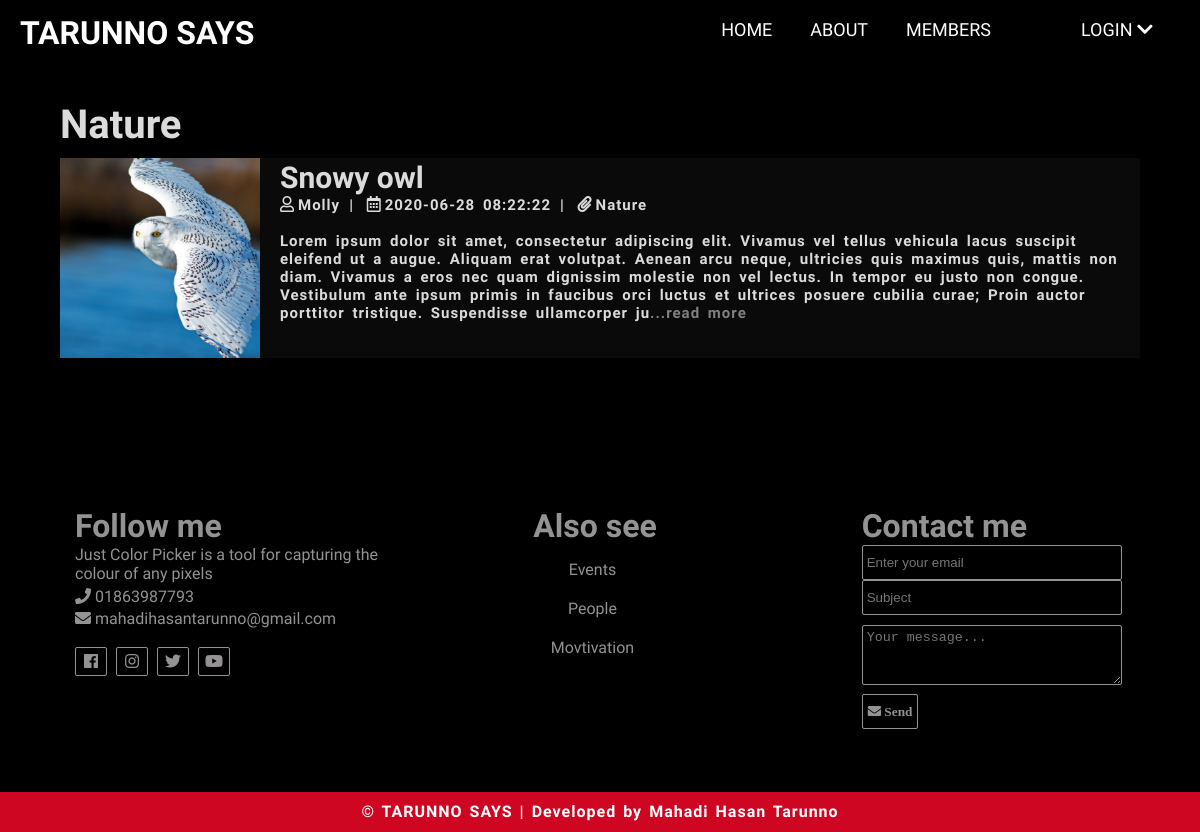
Page /topic.php?topic=Nature on the earlier database version.
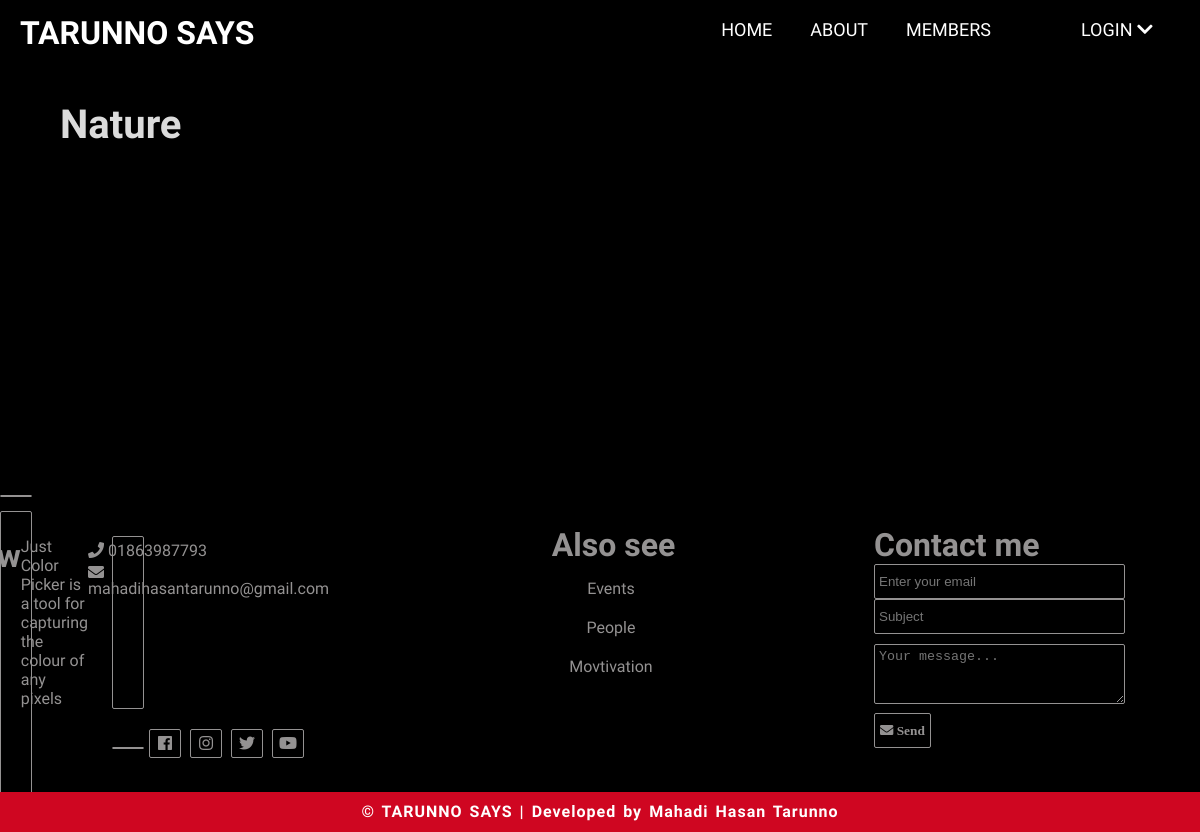
Same page on the later database version.
### tables this page shows
CREATE TABLE `posts` (
  `id` int(11) NOT NULL,
  `user_id` int(11) NOT NULL,
  `title` varchar(40) NOT NULL,
  `image` varchar(256) NOT NULL,
  `body` text NOT NULL,
  `published` tinyint(4) NOT NULL,
  `created_at` datetime NOT NULL DEFAULT current_timestamp(),
  `topics` varchar(256) NOT NULL,
  `trending` tinyint(11) NOT NULL,
  `sum_rating` bigint(11) NOT NULL,
  `rated_users` bigint(11) NOT NULL
);

CREATE TABLE `users` (
  `id` int(11) NOT NULL,
  `admin` tinyint(4) NOT NULL,
  `username` varchar(256) NOT NULL,
  `email` varchar(256) NOT NULL,
  `password` varchar(256) NOT NULL,
  `users_create_time` timestamp NOT NULL DEFAULT current_timestamp(),
  `profile_img_status` varchar(256) NOT NULL
);

### includes/selected_topic.inc.php (called while the page is built, shortened)
<?php
	if(isset($_GET['topic'])){
		$topic = str_replace('_',' ',$_GET['topic']);
	}

### includes/db.inc.php (called while the page is built, shortened)
<?php
	require 'connect.inc.php';
	function stmt_excute($sql, $data){
		global $con;
		$stmt = mysqli_stmt_init($con);
		if(!mysqli_stmt_prepare($stmt, $sql)){
			echo $stmt->error;
		}
		$values = array_values($data);
		$type = str_repeat('s', count($values));
		mysqli_stmt_bind_param($stmt, $type, ...$values);
		mysqli_stmt_execute($stmt);
		$result = mysqli_stmt_get_result($stmt);
		return $result;
	}
	function selectAll($table, $conditions = []){
		global $con;
		$sql = "SELECT * FROM $table";
		if(empty($conditions)){
			$stmt = mysqli_stmt_init($con);
			mysqli_stmt_prepare($stmt, $sql);
			mysqli_stmt_execute($stmt);
			$result = mysqli_stmt_get_result($stmt);
			return $result;
		}
		else{
			$i = 0;
			foreach ($conditions as $key => $value) {
				if($i === 0){
					$sql = $sql . " WHERE $key=?";
				}else{
					$sql = $sql . " AND $key=?";
				}
				$i++;
			}
			$sql = $sql . ';';
			$result = stmt_excute($sql, $conditions);
			return $result;
		}
	}
	function selectOne($table, $conditions){
		$sql = "SELECT * FROM $table";
		$i = 0;
		foreach ($conditions as $key => $value) {
			if($i === 0){
				$sql = $sql . " WHERE $key=?";
			}else{
				$sql = $sql . " AND $key=?";
			}
			$i++;
		}
		$sql = $sql . ' LIMIT 1;';
		$result = stmt_excute($sql, $conditions);
		return $result;
	}

### topic.php (the view, shortened to what this page needs)
<?php include 'includes/selected_topic.inc.php'; ?>
<!DOCTYPE html>
<html lang="en" dir="ltr">
    <head>
        <link rel="stylesheet" href="https://cdnjs.cloudflare.com/ajax/libs/font-awesome/5.7.2/css/all.min.css"  />
        <link rel="stylesheet" href="css/select_topic.css">
    </head>
    <body>
        <header>
			<div class="logo">
				<h1 class="logo-text"> TARUNNO <span> SAYS</span> </h1>
			</div>
			<ul class="nav">
				<li> <a href="index.php">HOME</a></li>
				<li> <a href="#">ABOUT</a> </li>
				<li> <a href="members.php">MEMBERS</a> </li>
				<li id="user2">
        			<a href="#" class="username">
        				<?php
        				if(isset($_SESSION['username'])){
        					echo $_SESSION['username'];
        				}
        				else{
        					echo 'LOGIN';
        				}
        				?>
        				<i class='fa fa-chevron-down' id="right2"></i>
        			</a>
        			<ul>
        				<?php
        					if(!isset($_SESSION['username'])){
        						echo '<button class="logout-btn" type="submit" name="logout-submit"> <a href="login.php"><i class="fas fa-sign-out-alt"></i> Login <a></button>';
        					}
        				?>
        			</ul>
				</li>
			</ul>
		</header>
        <div class="content clearify">
            <div class="main-content">
                <h1 class="recent-post-title"> <?php echo $topic; ?></h1>
                <?php
                    $posts = selectAll('posts', ['topics' => $topic]);
                    foreach($posts as $post){
                        $user = selectOne('users', ['id' => $post['user_id']]);
                        $user_name = mysqli_fetch_assoc($user);
                        if($post['published'] == 1){
                        echo '<div class="content-post">
                            <div class="post-image" style="background-image: url(images/'.$post['image'].');
                                         background-size: cover;
                                         background-position:center;">
                            </div>
                            <div class="post-preview">
                                <h1> <a href="single.php?id='.$post['id'].'">'.$post['title'].'</a></h1>
                                <i class="far fa-user"> <p>'.$user_name['username'].'</p></i>
                                <p style="display: inline; padding:0px 5px 0px 5px;"> | </p>
                                <i class="far fa-calendar-alt"> <p>'.$post['created_at'].'</p></i>
                                <p style="display: inline; padding:0px 5px 0px 5px;"> | </p>
                                <i class="fas fa-paperclip"></i> <p>'.$post['topics'].'</p></i>
                                <br><br>
                                <p>'.substr($post['body'], 0, 450).'<a href="single.php?id='.$post['id'].'">...read more</a></p>
                            </div>
                        </div>';
                        }
                    }
                ?>
            </div>
		</div>
        <?php  include 'includes/footer.inc.php' ?>
    </body>
</html>

Differences in the rows shown:
removed posts: image (picture), title "Snowy owl", user.username "Molly", created_at "2020-06-28 08:22:22", topics "Nature", body "Lorem ipsum dolor sit amet, consectetur adipiscing elit. Vivamus vel tellus vehicula lacus suscipit eleifend ut a augue. Aliquam erat volutpat. Aenean arcu neque, ultricies quis maximus quis, mattis non diam. Vivamus a eros nec quam dignissim molestie non vel lectus. In tempor eu justo non congue. Vestibulum ante ipsum primis in faucibus orci luctus et ultrices posuere cubilia curae; Proin auctor porttitor tristique. Suspendisse ullamcorper ju"
